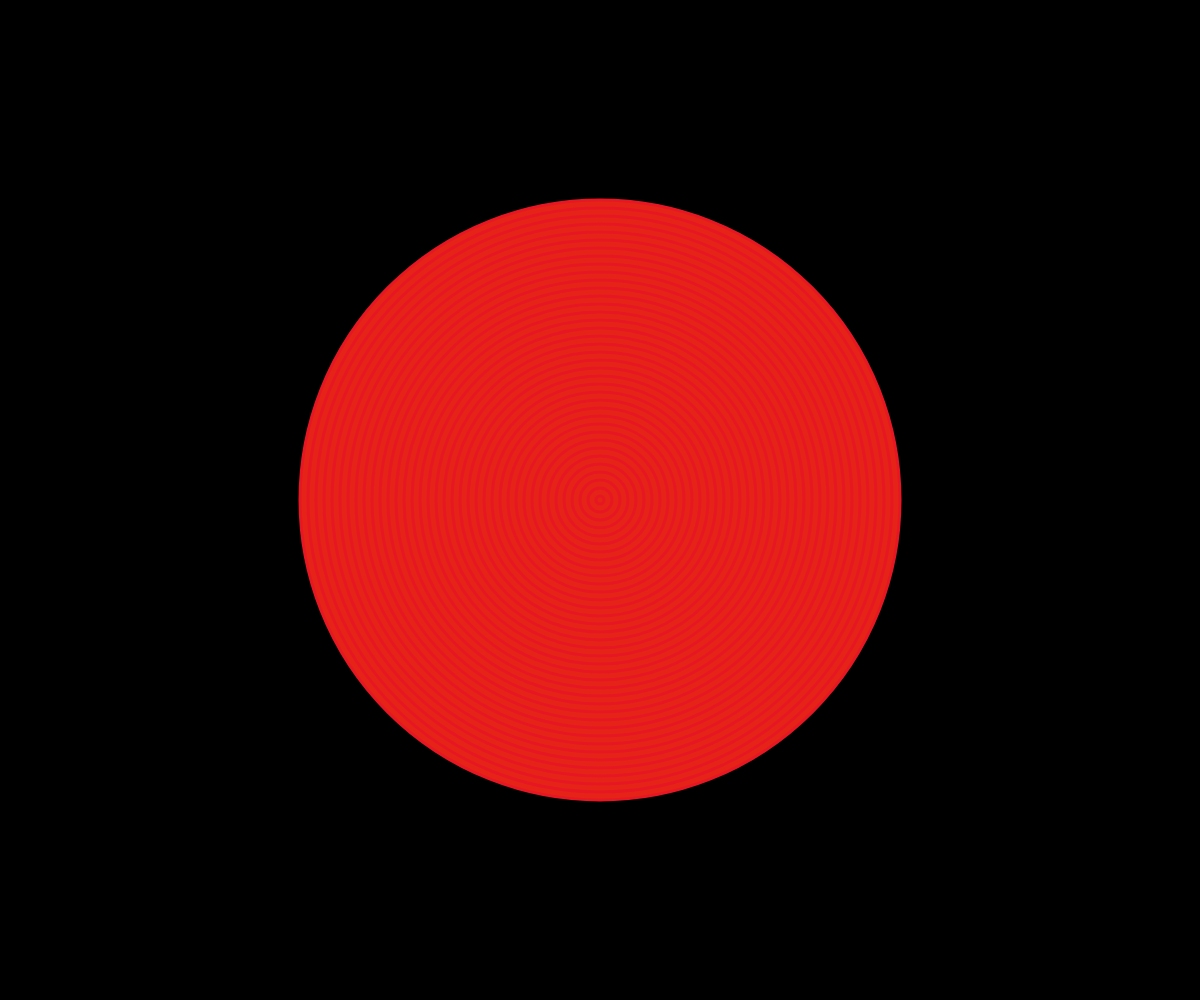
Frame 1 (no input)
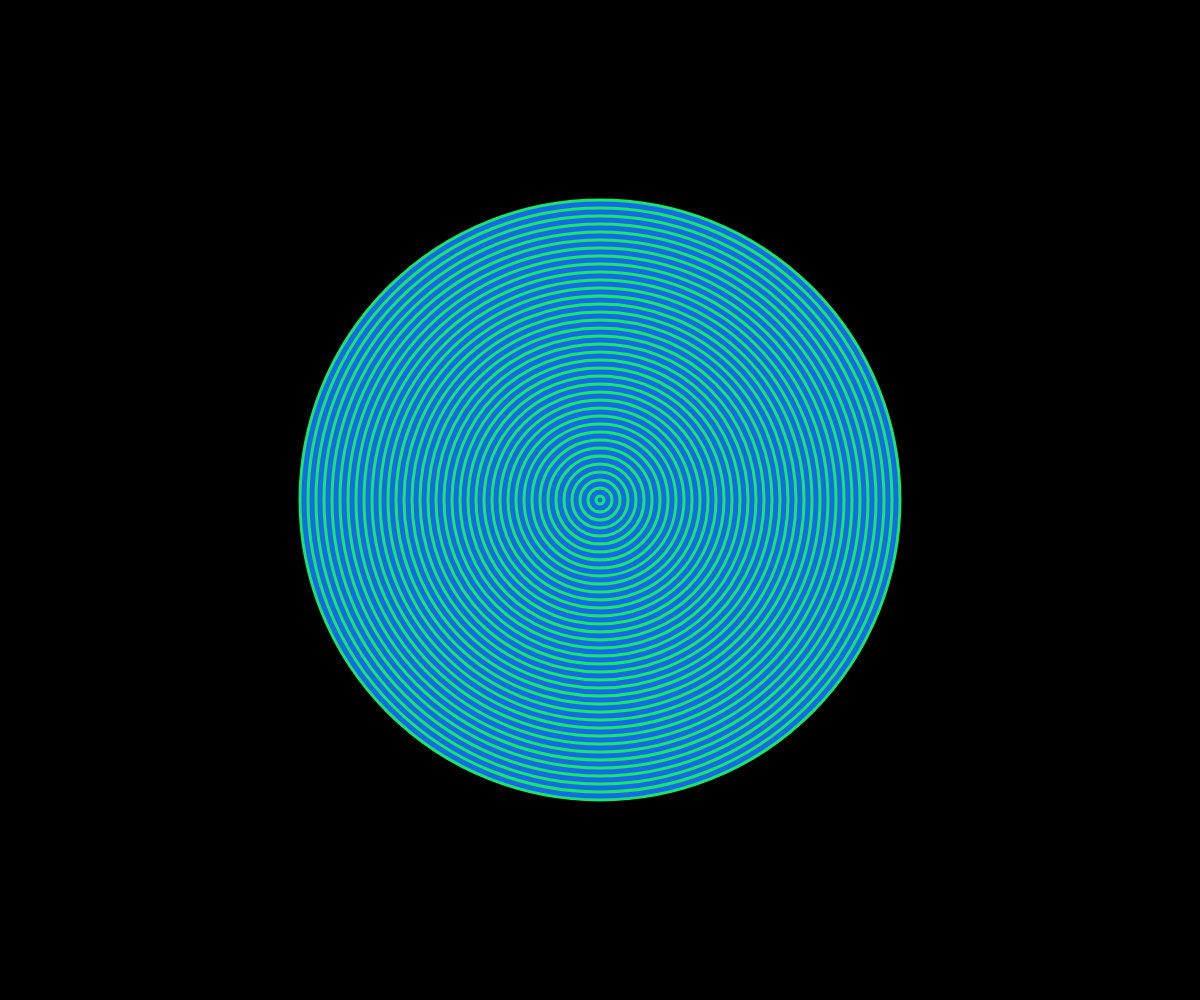
Frame 60 (no input)
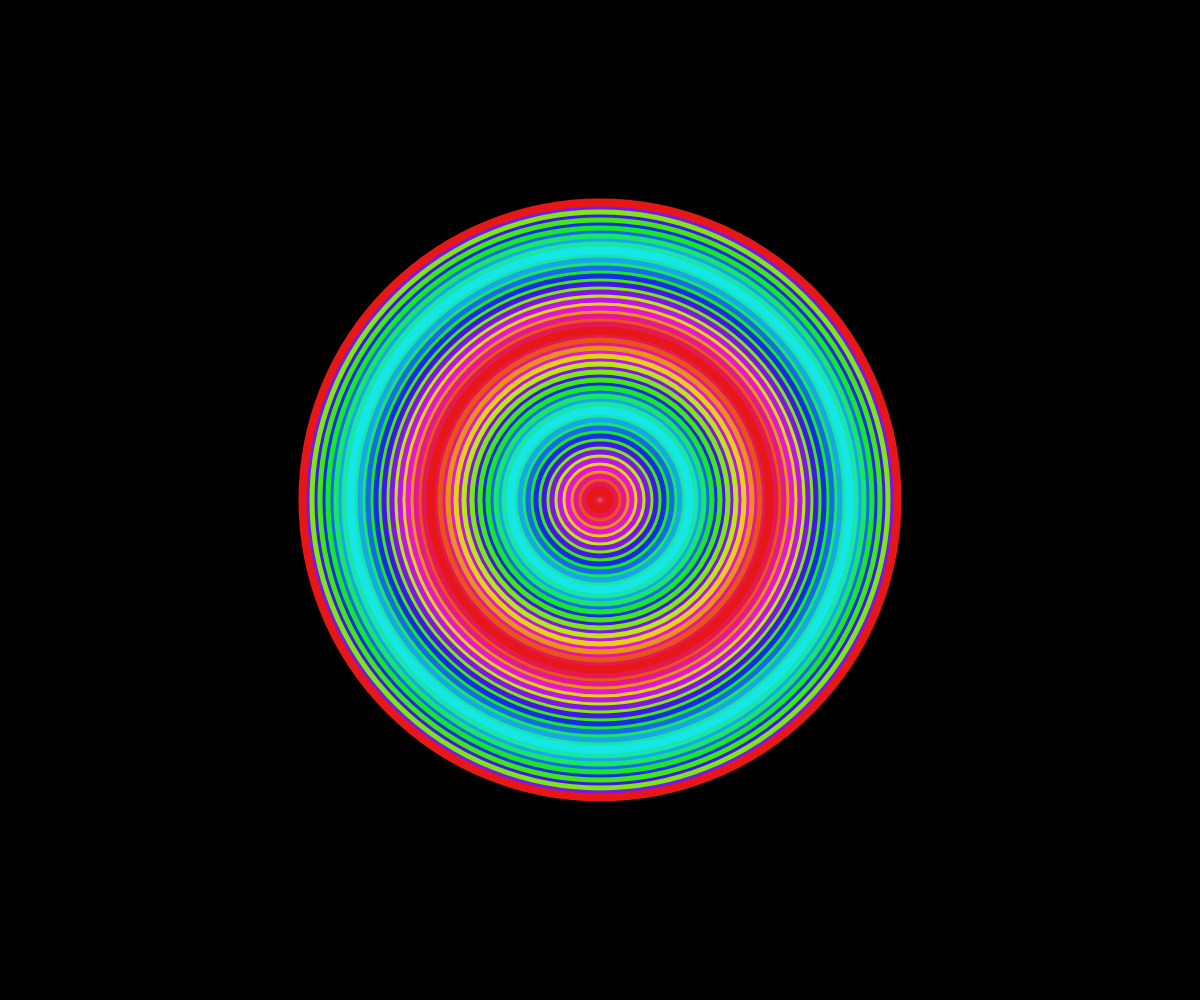
Frame 120 (the mouse pressed at the canvas centre since frame 60)

The p5.js sketch that drew these frames (run headless with seeded random() and noise() and a simulated clock; from frame 60 on, the mouse is pressed at the canvas centre):

// p5.js sketch
// ── sketch.js
var dim;
function setup(){
	createCanvas(windowWidth,windowHeight);
	dim = width/2;
 	background(0);
 	colorMode(HSB, 100, 100, 100);
	noStroke();
 	ellipseMode(RADIUS);
 	//frameRate(1);
}

function draw(){
	background(0);
  //for (var x = dim/2; x <= width; x+=dim*1.5) {
    drawGradient(width/2, height/2);
	// 	drawGradient(x, 3*height/4);
  // }
}

function drawGradient(x, y) {
	var radius = dim/2; //+sin(frameCount/100.0)*100;
  var h = frameCount; //random(0, 360);
  //for (var r = radius; r > 0; --r) {

	var strokeCount = 0;

	for (var r = radius; r > 0; r=r-8) {
		noStroke();
		if (strokeCount%10 == 0) strokeWeight(3);
		stroke(100-h, 90, 90);
		//stroke(100);
    fill(h, 90, 90);
    ellipse(x, y, r, r);
    h = (h + map(mouseX, 0, width, 0, 10)) % 100;
		strokeCount++;
  }
}

function windowResized() {
  resizeCanvas(windowWidth, windowHeight);
}
